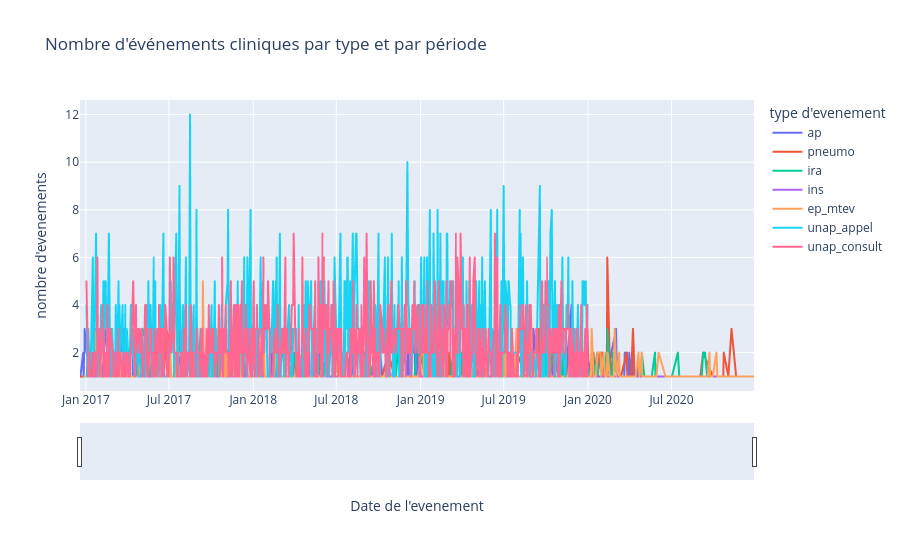

Notebook code cell kept with this figure:
### Code cell
df_event_counts = df_events.groupby(['Date_debut', 'EM_x']).size().reset_index(name='count')
fig = px.line(df_event_counts, 
              x='Date_debut', 
              y='count', 
              color='EM_x',
              title='Nombre d\'événements cliniques par type et par période',
              labels={
                  'Date_debut':'Date de l\'evenement',
                  'count':'nombre d\'evenements',
                  'EM_x':'type d\'evenement'
              })

fig.update_xaxes(rangeslider_visible=True)
fig.show()

### Figure 1 — Plotly figure (JSON) as saved in the notebook; plotly's stock layout.template omitted (floating-point values rounded to 4 significant figures; data arrays with more than 128 entries replaced by an {"elided": "..."} marker saying what was removed)
{"data": [{"hovertemplate": "type d'evenement=ap<br>Date de l'evenement=%{x}<br>nombre d'evenements=%{y}<extra></extra>", "legendgroup": "ap", "line": {"color": "#636efa", "dash": "solid"}, "marker": {"symbol": "circle"}, "mode": "lines", "name": "ap", "showlegend": true, "type": "scattergl", "x": {"elided": "464 str values"}, "xaxis": "x", "y": {"elided": "464 int values"}, "yaxis": "y"}, {"hovertemplate": "type d'evenement=pneumo<br>Date de l'evenement=%{x}<br>nombre d'evenements=%{y}<extra></extra>", "legendgroup": "pneumo", "line": {"color": "#EF553B", "dash": "solid"}, "marker": {"symbol": "circle"}, "mode": "lines", "name": "pneumo", "showlegend": true, "type": "scattergl", "x": {"elided": "395 str values"}, "xaxis": "x", "y": {"elided": "395 int values"}, "yaxis": "y"}, {"hovertemplate": "type d'evenement=ira<br>Date de l'evenement=%{x}<br>nombre d'evenements=%{y}<extra></extra>", "legendgroup": "ira", "line": {"color": "#00cc96", "dash": "solid"}, "marker": {"symbol": "circle"}, "mode": "lines", "name": "ira", "showlegend": true, "type": "scattergl", "x": {"elided": "313 str values"}, "xaxis": "x", "y": {"elided": "313 int values"}, "yaxis": "y"}, {"hovertemplate": "type d'evenement=ins<br>Date de l'evenement=%{x}<br>nombre d'evenements=%{y}<extra></extra>", "legendgroup": "ins", "line": {"color": "#ab63fa", "dash": "solid"}, "marker": {"symbol": "circle"}, "mode": "lines", "name": "ins", "showlegend": true, "type": "scattergl", "x": ["2016-12-27T00:00:00", "2017-03-10T00:00:00", "2017-04-17T00:00:00", "2017-05-16T00:00:00", "2017-05-19T00:00:00", "2017-05-29T00:00:00", "2017-05-31T00:00:00", "2017-07-28T00:00:00", "2017-08-16T00:00:00", "2018-01-08T00:00:00", "2018-07-13T00:00:00", "2018-09-03T00:00:00", "2018-09-13T00:00:00", "2018-09-15T00:00:00", "2018-09-25T00:00:00", "2018-10-16T00:00:00", "2018-12-22T00:00:00", "2019-01-13T00:00:00", "2019-02-19T00:00:00", "2019-02-27T00:00:00", "2019-03-28T00:00:00", "2019-10-21T00:00:00", "2020-01-29T00:00:00", "2020-03-06T00:00:00", "2020-10-14T00:00:00"], "xaxis": "x", "y": [1, 1, 1, 1, 1, 1, 1, 1, 1, 1, 1, 1, 1, 1, 1, 1, 1, 1, 1, 1, 1, 1, 1, 1, 1], "yaxis": "y"}, {"hovertemplate": "type d'evenement=ep_mtev<br>Date de l'evenement=%{x}<br>nombre d'evenements=%{y}<extra></extra>", "legendgroup": "ep_mtev", "line": {"color": "#FFA15A", "dash": "solid"}, "marker": {"symbol": "circle"}, "mode": "lines", "name": "ep_mtev", "showlegend": true, "type": "scattergl", "x": {"elided": "435 str values"}, "xaxis": "x", "y": {"elided": "435 int values"}, "yaxis": "y"}, {"hovertemplate": "type d'evenement=unap_appel<br>Date de l'evenement=%{x}<br>nombre d'evenements=%{y}<extra></extra>", "legendgroup": "unap_appel", "line": {"color": "#19d3f3", "dash": "solid"}, "marker": {"symbol": "circle"}, "mode": "lines", "name": "unap_appel", "showlegend": true, "type": "scattergl", "x": {"elided": "643 str values"}, "xaxis": "x", "y": {"elided": "643 int values"}, "yaxis": "y"}, {"hovertemplate": "type d'evenement=unap_consult<br>Date de l'evenement=%{x}<br>nombre d'evenements=%{y}<extra></extra>", "legendgroup": "unap_consult", "line": {"color": "#FF6692", "dash": "solid"}, "marker": {"symbol": "circle"}, "mode": "lines", "name": "unap_consult", "showlegend": true, "type": "scattergl", "x": {"elided": "661 str values"}, "xaxis": "x", "y": {"elided": "661 int values"}, "yaxis": "y"}], "layout": {"legend": {"title": {"text": "type d'evenement"}, "tracegroupgap": 0}, "title": {"text": "Nombre d'événements cliniques par type et par période"}, "xaxis": {"anchor": "y", "domain": [0, 1], "rangeslider": {"visible": true}, "title": {"text": "Date de l'evenement"}}, "yaxis": {"anchor": "x", "domain": [0, 1], "title": {"text": "nombre d'evenements"}}}}
